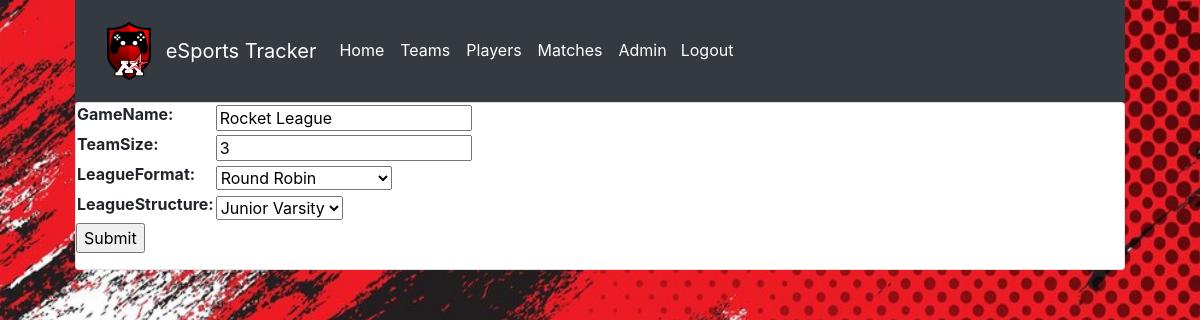
The app's page /tracker/games/1/update/ (signed in) with its own data.
### tracker/models.py (models this page shows, shortened)
class Game(models.Model):
    gameName = models.CharField(max_length=30)
    teamSize = models.IntegerField(default=0)
    leagueFormat = models.CharField(choices=leagueFormatChoices, default=roundRobin, max_length=25)
    leagueStructure = models.CharField(choices=leagueStructureChoices, default=jv, max_length=25)

### tracker/views.py (the view)
# urls.py: path('games/<int:pk>/update/', views.GameUpdate.as_view(), name='game-update'),
class GameUpdate(PermissionRequiredMixin, UpdateView):
    model = Game
    fields = '__all__'
    permission_required = 'tracker.change_game'

### tracker/templates/tracker/game_form.html (shortened to what this page needs)
{% extends "base_generic.html" %}
{% block content %}
<div class="card">
<form action="" method="post">
    <table>
    {{ form.as_table }}
    </table>
    <input type="submit" value="Submit">
</form>
</div>
{% endblock %}

### records on screen
Game: gameName "Rocket League", teamSize "3", leagueFormat "Round Robin", leagueStructure "Junior Varsity"
